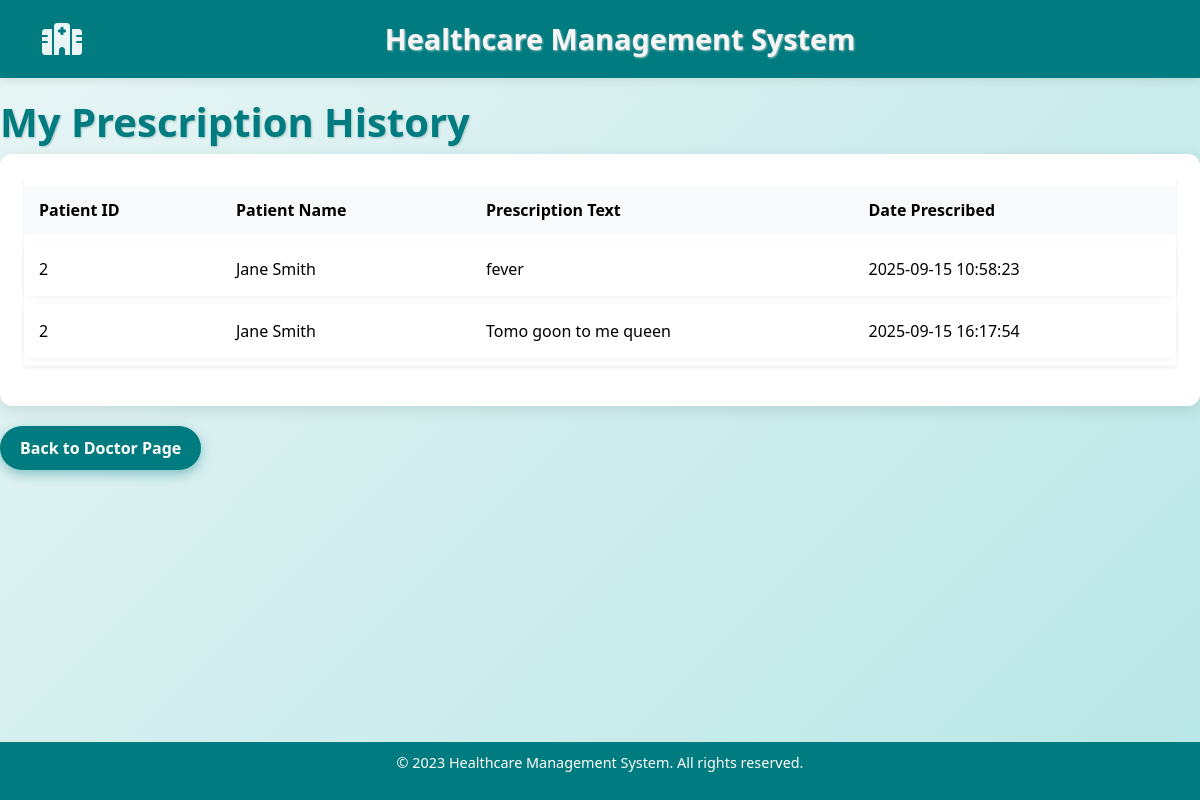
Page /docdrughistory (signed in) on the earlier database version.
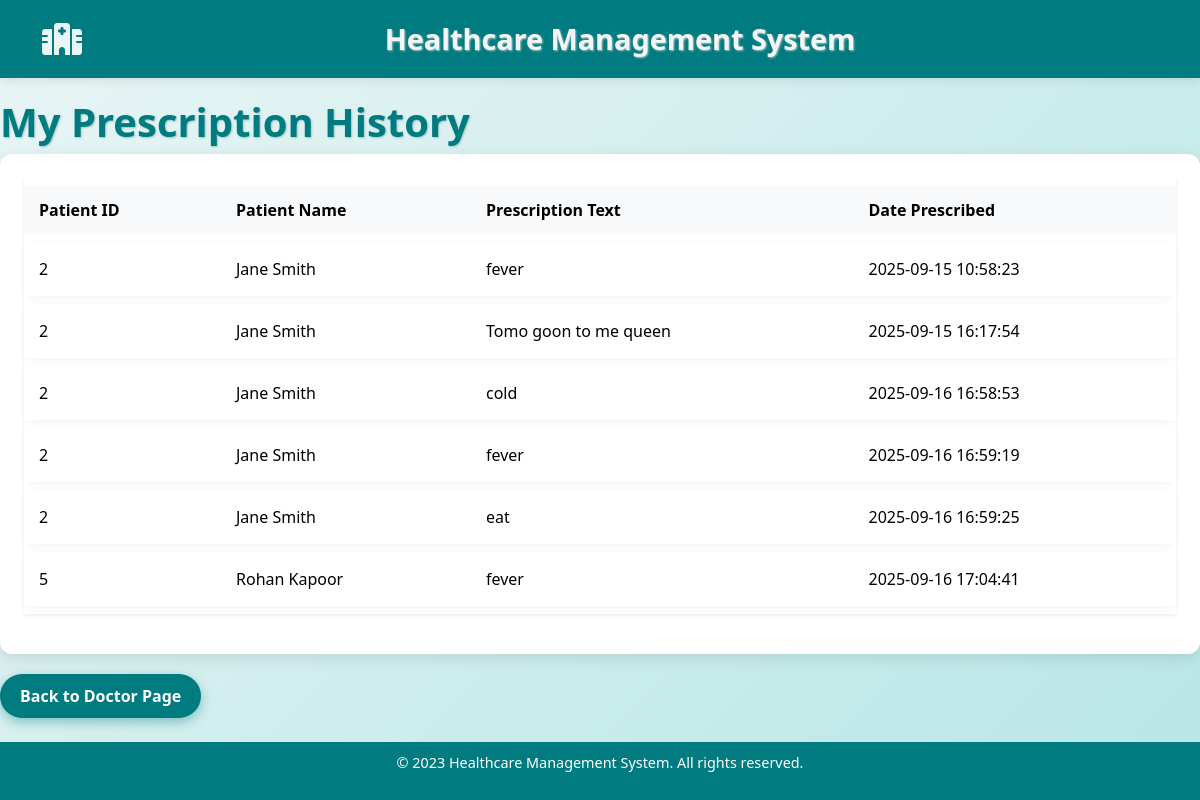
Same page on the later database version.
### models.py (models this page shows)
class Prescription(db.Model):
    id = db.Column(db.Integer, primary_key=True)
    patient_id = db.Column(db.Integer, db.ForeignKey('patient.id'), nullable=False)
    doctor_id = db.Column(db.Integer, db.ForeignKey('doctor.id'), nullable=False)
    prescription_text = db.Column(db.Text, nullable=False)
    date = db.Column(db.DateTime, default=without_microseconds)

class Patient(db.Model):
    id = db.Column(db.Integer, primary_key=True)
    name = db.Column(db.String(100), nullable=False)
    gender = db.Column(db.String, nullable=False)
    age = db.Column(db.Integer, nullable=False)
    phone = db.Column(db.Integer, nullable=False)
    address = db.Column(db.String, nullable=False)
    department = db.Column(db.String, nullable=False)

### app.py (the view)
@app.route('/docdrughistory')
@login_required
def docdrughistory():
    prescriptions = db.session.query(Prescription, Patient).join(Patient, Prescription.patient_id == Patient.id).filter(Prescription.doctor_id == current_user.id).all()
    return render_template('docdrughistory.html', prescriptions=prescriptions)

### app.py (called while the page is built)
@login.user_loader
def load_user(user_id):
    try:
        return Doctor.query.get(int(user_id))
    except Exception as e:
        logger.error(f"Error loading user {user_id}: {e}")
        return None

### templates/docdrughistory.html (shortened to what this page needs)
{% extends "base.html" %}
{% block content %}
    <h1>My Prescription History</h1>
    <div class="container-fluid p-4">
        <table class="table table-bordered align-middle shadow-sm">
            <thead class="table-light">
                <tr>
                    <th>Patient ID</th>
                    <th>Patient Name</th>
                    <th>Prescription Text</th>
                    <th>Date Prescribed</th>
                </tr>
            </thead>
            <tbody>
                {% for prescription, patient in prescriptions %}
                <tr>
                    <td>{{ patient.id }}</td>
                    <td>{{ patient.name }}</td>
                    <td>{{ prescription.prescription_text }}</td>
                    <td>{{ prescription.date.strftime('%Y-%m-%d %H:%M:%S') }}</td>
                </tr>
                {% endfor %}
            </tbody>
        </table>
    </div>
    <a href="{{ url_for('docpro') }}" class="btn btn-primary">Back to Doctor Page</a>
{% endblock %}

### templates/base.html (shortened to what this page needs)
<!DOCTYPE html>
<html lang="en">
<head>
    <link href="https://cdn.jsdelivr.net/npm/bootstrap@5.3.3/dist/css/bootstrap.min.css" rel="stylesheet">
    <link rel="stylesheet" href="{{ url_for('static', filename='style.css') }}">
    <link rel="stylesheet" href="https://cdnjs.cloudflare.com/ajax/libs/font-awesome/6.4.0/css/all.min.css">
</head>
<body>
    <header class="header">
        <div class="container">
            <div class="logo">
                <i class="fas fa-hospital"></i>
            </div>
            <h1>Healthcare Management System</h1>
        </div>
    </header>
    <main class="main-content">
        {% block content %}{% endblock %}
    </main>
    <footer class="footer">
        <div class="container">
            <p>&copy; 2023 Healthcare Management System. All rights reserved.</p>
        </div>
    </footer>
</body>
</html>

### static/style.css (style rules this page uses)
body { background-color: #f8f9fa; font-family: 'Segoe UI', sans-serif; }
.table td, .table th { vertical-align: middle; }

### templates/base.html (style rules this page uses)
body { background: linear-gradient(135deg, #e9f5f5 0%, #b8e6e6 100%); font-family: 'Segoe UI', Tahoma, Geneva, Verdana, sans-serif; color: #333; margin: 0; padding: 0; min-height: 100vh; display: flex; flex-direction: column; }
.header { background-color: #007b7f; color: white; padding: 15px 0; box-shadow: 0 2px 10px rgba(0,0,0,0.1); }
.header .container { display: flex; justify-content: space-between; align-items: center; }
.header h1 { margin: 0; font-size: 1.8rem; font-weight: 700; color: whitesmoke; }
.header .logo { font-size: 2rem; color: #e9f5f5; }
.footer { background-color: #007b7f; color: white; text-align: center; padding: 10px 0; margin-top: auto; font-size: 0.9rem; }
.main-content { flex: 1; padding: 20px 0; }
h1, h2, h3, h4, h5, h6 { color: #007b7f; font-weight: 700; text-shadow: 1px 1px 2px #a0c4c4; }
.container-fluid { max-width: 1200px; background: white; border-radius: 12px; box-shadow: 0 4px 15px rgba(0,0,0,0.1); padding: 30px; margin: 0 auto 20px auto; }
.btn-primary { background-color: #007b7f; border: none; border-radius: 25px; padding: 10px 20px; font-weight: 600; box-shadow: 0 4px 12px rgba(0,123,127,0.4); transition: background-color 0.3s ease; }
.table { border-collapse: separate; border-spacing: 0 8px; width: 100%; }
.table thead tr { background-color: #007b7f; color: white; font-weight: 600; border-radius: 12px; }
.table thead th { padding: 12px 15px; text-align: left; border: none; }
.table tbody tr { background-color: #f0f8f8; border-radius: 12px; box-shadow: 0 2px 8px rgba(0,0,0,0.05); transition: background-color 0.3s ease; }
.table tbody td { padding: 15px; vertical-align: middle; font-size: 1rem; border: none; }

Differences in the rows shown:
added Prescription: id "2", name "Jane Smith", prescription_text "cold", date "2025-09-16 16:58:53"
added Prescription: id "2", name "Jane Smith", prescription_text "fever", date "2025-09-16 16:59:19"
added Prescription: id "2", name "Jane Smith", prescription_text "eat", date "2025-09-16 16:59:25"
added Prescription: id "5", name "Rohan Kapoor", prescription_text "fever", date "2025-09-16 17:04:41"
